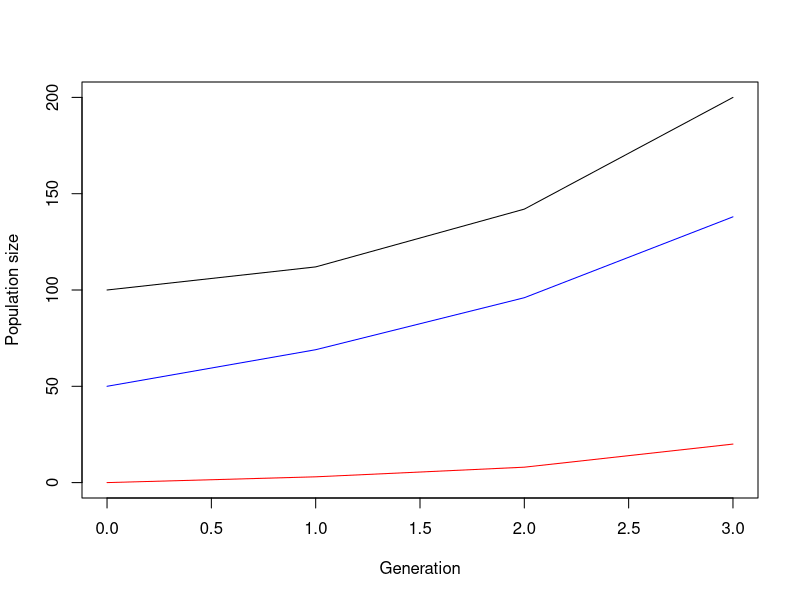

Source code (R): (Note: this script raises an error after producing the figure.)
## ---- chunk 1
simulate_one_gen <- function(N_wd, N_wb, N_sd, N_sb, decay_rate_wm, decay_rate_sm, s_wm, s_sm, m_rate_wm, m_rate_sm) {
  # draw offspring according to Poisson distribution
  offsp_wd <- rpois(1, N_wd * (1-decay_rate_wm-s_wm))
  offsp_wb <- rpois(1, N_wb * (1-decay_rate_wm+s_wm))
  offsp_sd <- rpois(1, N_sd * (1-decay_rate_sm-s_sm))
  offsp_sb <- rpois(1, N_sb * (1-decay_rate_sm+s_sm))
  # draw new mutants according to Poisson distribution
  mut_wd_to_wb <- rpois(1, offsp_wd * m_rate_wm)
  mut_sd_to_sb <- rpois(1, offsp_sd * m_rate_sm)
  mut_wb_to_wd <- rpois(1, offsp_wb * m_rate_wm)
  mut_sb_to_sd <- rpois(1, offsp_sb * m_rate_sm)
  
  # determine new population sizes of wild type and mutant
  N_wd_new <- max(offsp_wd - mut_wd_to_wb, 0)+(offsp_wd + mut_wb_to_wd)
  N_wb_new <- max(offsp_wb - mut_wb_to_wd, 0)+(offsp_wb + mut_wd_to_wb)
  N_sd_new <- max(offsp_sd - mut_sd_to_sb, 0)+(offsp_sd + mut_sb_to_sd)
  N_sb_new <- max(offsp_sb - mut_sb_to_sd, 0)+(offsp_sb + mut_sd_to_sb)
  
 return(c(N_wd_new, N_wb_new, N_sd_new, N_sb_new))
}
# Test the function
print(simulate_one_gen(N_wd=50, N_wb=0, N_sd=50, N_sb=0, decay_rate_wm=0.1, decay_rate_sm=0.2, s_wm=0.2, s_sm=0.4, m_rate_wm=0.1, m_rate_sm=0.1))
## ---- chunk 2
simulate_pop <- function(init_wd, init_wb,  init_sd, init_sb, decay_rate_wm, decay_rate_sm, s_wm, s_sm, m_rate_wm, m_rate_sm, max_gen) {
  # Create the vector in which to save the results
  pop_vector <- c(init_wd,init_wb, init_sd, init_wb)
  # initiate the variables
  pop_new <- c(init_wd, init_wb, init_sd, init_sb)
  
  # run the simulation until generation t_max
  for (i in 1:max_gen+1) {
    # redefine the current population one generation later
    pop_new <- simulate_one_gen(pop_new[1],pop_new[2],pop_new[3],pop_new[4], decay_rate_wm, decay_rate_sm, s_wm, s_sm, m_rate_wm, m_rate_sm)
    # add the new population sizes to the output vector
    pop_vector <- rbind(pop_vector,pop_new)
    # condition to stop the simulation before t_max: either the population exceeds 1.5 times the original population size, or it goes extinct
    if (pop_new[1]+pop_new[2]+pop_new[3]+pop_new[4]>=1.5*(init_wd+init_wb+ init_sd+init_sb) |                          pop_new[1]+pop_new[2]+pop_new[3]+pop_new[4]==0) break
}
  
  # define the row and column names of the output vector
  rownames(pop_vector) <- (0:max_gen)[1:length(pop_vector[,1])] # note that the vector has to be cut if the simulation stopped early
  colnames(pop_vector) <- c("wd","wb", "sd", "sb")
  # return the result
  return(pop_vector)	
}


# Test the function and plot the result
# set t_max to a value to be used througout
max_gen <- 1000
# create your simulation data
output <- simulate_pop(init_wd=50, init_wb=0,  init_sd=50, init_sb=0, decay_rate_wm=0.2, decay_rate_sm=0.3, s_wm=0.1, s_sm=0.2, m_rate_wm=0.1, m_rate_sm=0.1,max_gen)
# show the last few lines of the data table
print(tail(output))
# plot the output - note that the plot range and the x axis have to be adjusted based on the length of the table
# determine x axis range 
x_range <- 0:(length(output[,1])-1)
# this plots the total population size
plot(x_range,output[,1]+output[,2]+output[ ,3]+output[ ,4],type='l',ylim=c(0,max(output[,1]+output[,2]+output[ ,3]+output[ ,4])),xlab =  "Generation",ylab = "Population size")
# add number of wild type individuals
lines(x_range,output[,1], col="blue")
# add number of mutant individuals
lines(x_range,output[,2], col="red")
## ---- chunk 3
# set some parameters to fixed values
init_wm <- 100
init_sm <- 0
m_rate_wm <- 0.001
m_rate_sm <- 0.001
decay_rate_wm <- 0.1
decay_rate_sm <- 0.6
s_wm <- 0.2
s_sm <- 0.8
max_gen <- 1000
# determine how often to run the simulation for each set of parameters
no_replicates <- 100

# set parameters to vary
s_values <- c(0.2,0.3,0.4)
r_values <- c(0.05,0.1,0.15)

# initialize data table - where to collect the results
data_table <- c()
# run the simulation across all chosen parameters
# loop over decay rates
for(rval in r_values){
  # loop over selection coefficients
  for(sval in s_values){
    # different way of running many simulations: make replicates using "repeat" function with a counter i
    # reset counter
    i<-1
    repeat {
      # increase counter by one
      i<-i+1
      # run the simulation once
      one_run <- simulate_pop(init_a,init_A,rval,sval,m_rate,max_gen)
      # determine total population sizes
      total_size <- one_run[,1]+one_run[,2]
      # determine minimum population size
      min_size <- min(total_size)
      # determine (first) generation at which this population size occurred
      min_gen <- as.numeric(which(total_size==min_size)[1])
      # enter the data into the table
      data_table <- rbind(data_table,c(rval,sval,min_gen,min_size)) # note that we add the varying parameters (decay rate and selection coefficient) to the table too
      # stop the repeated computation after no_replicates times
      if(i>no_replicates) break
    }
  }
}
# define column names of data table
colnames(data_table) <- c("r","s","min_gen","no_min")
# show the first lines of the output
print(head(data_table))
